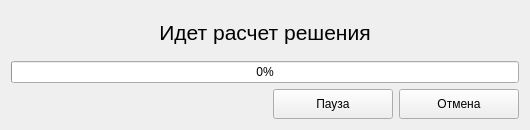
<?xml version="1.0" encoding="UTF-8"?>
<ui version="4.0">
 <class>loadwindow</class>
 <widget class="QWidget" name="loadwindow">
  <property name="geometry">
   <rect>
    <x>0</x>
    <y>0</y>
    <width>530</width>
    <height>130</height>
   </rect>
  </property>
  <property name="minimumSize">
   <size>
    <width>530</width>
    <height>130</height>
   </size>
  </property>
  <property name="maximumSize">
   <size>
    <width>530</width>
    <height>130</height>
   </size>
  </property>
  <property name="windowTitle">
   <string>Loading</string>
  </property>
  <layout class="QVBoxLayout" name="verticalLayout">
   <item>
    <widget class="QLabel" name="label">
     <property name="text">
      <string>&lt;html&gt;&lt;head/&gt;&lt;body&gt;&lt;p&gt;&lt;span style=&quot; font-size:16pt;&quot;&gt;Идет расчет решения&lt;/span&gt;&lt;/p&gt;&lt;/body&gt;&lt;/html&gt;</string>
     </property>
     <property name="alignment">
      <set>Qt::AlignCenter</set>
     </property>
    </widget>
   </item>
   <item>
    <widget class="QProgressBar" name="progressBar">
     <property name="value">
      <number>0</number>
     </property>
    </widget>
   </item>
   <item>
    <layout class="QHBoxLayout" name="horizontalLayout">
     <item>
      <spacer name="horizontalSpacer">
       <property name="orientation">
        <enum>Qt::Horizontal</enum>
       </property>
       <property name="sizeHint" stdset="0">
        <size>
         <width>40</width>
         <height>20</height>
        </size>
       </property>
      </spacer>
     </item>
     <item>
      <widget class="QPushButton" name="pushButton_start_stop">
       <property name="minimumSize">
        <size>
         <width>120</width>
         <height>30</height>
        </size>
       </property>
       <property name="text">
        <string>Пауза</string>
       </property>
      </widget>
     </item>
     <item>
      <widget class="QPushButton" name="pushButton_cancel">
       <property name="minimumSize">
        <size>
         <width>120</width>
         <height>30</height>
        </size>
       </property>
       <property name="text">
        <string>Отмена</string>
       </property>
      </widget>
     </item>
    </layout>
   </item>
  </layout>
 </widget>
 <resources/>
 <connections/>
</ui>
